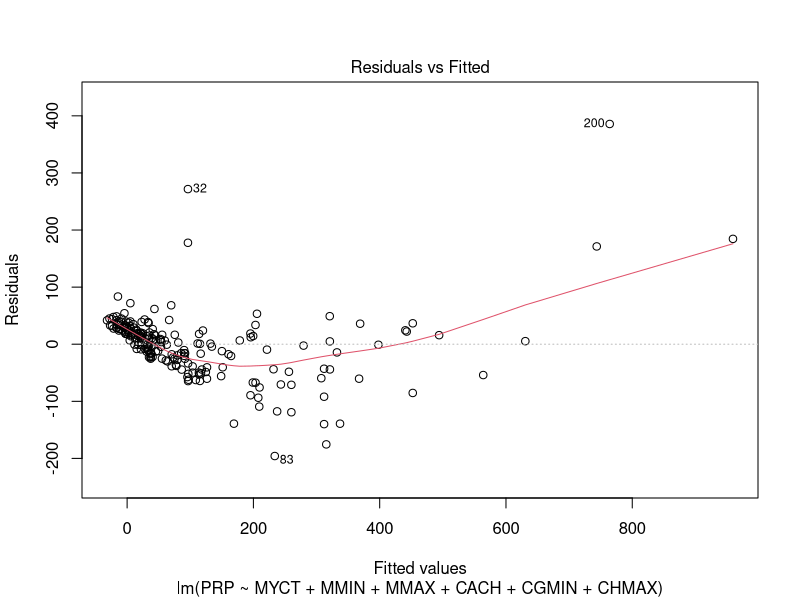
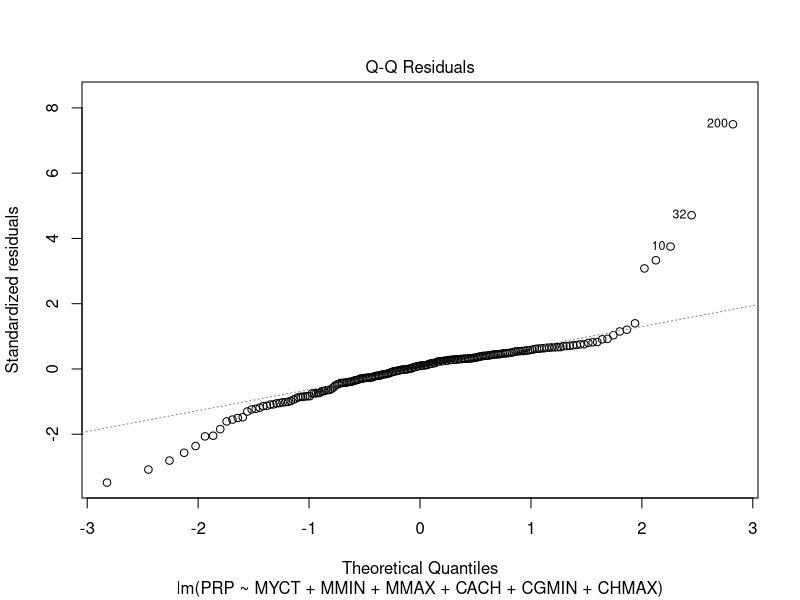
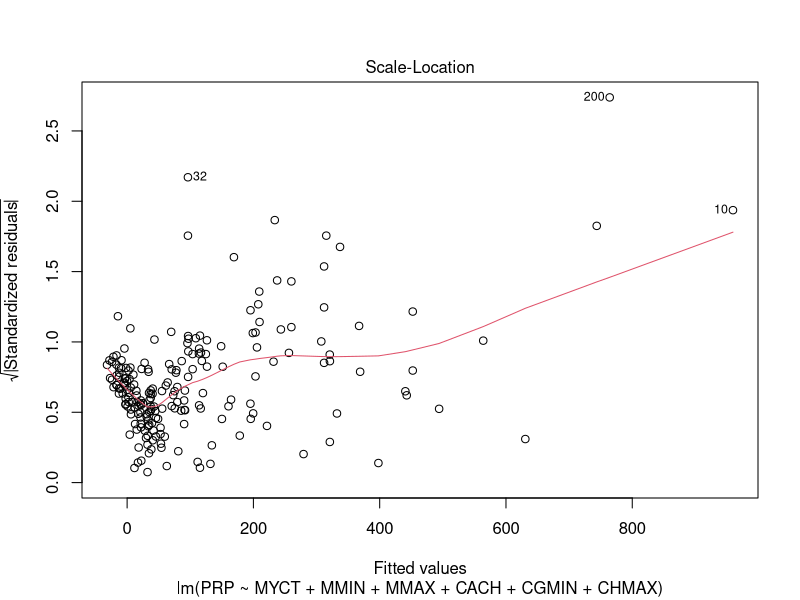
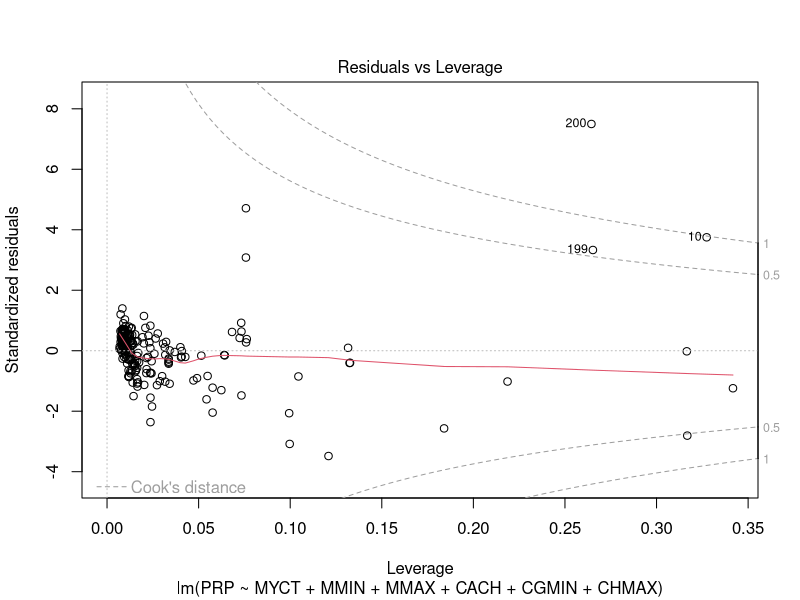
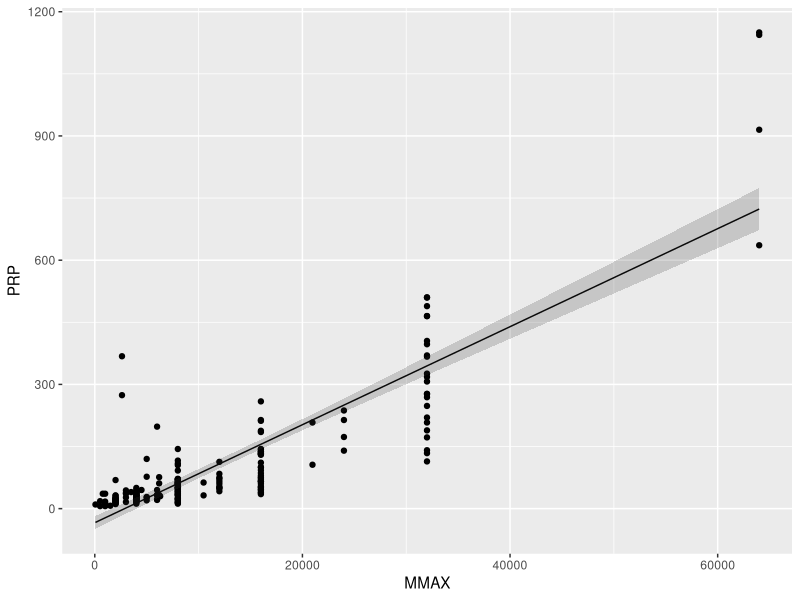
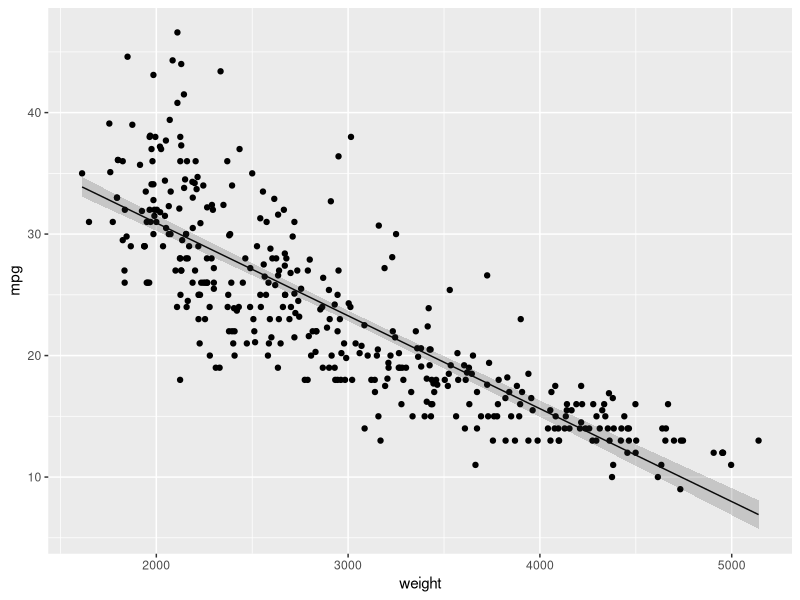
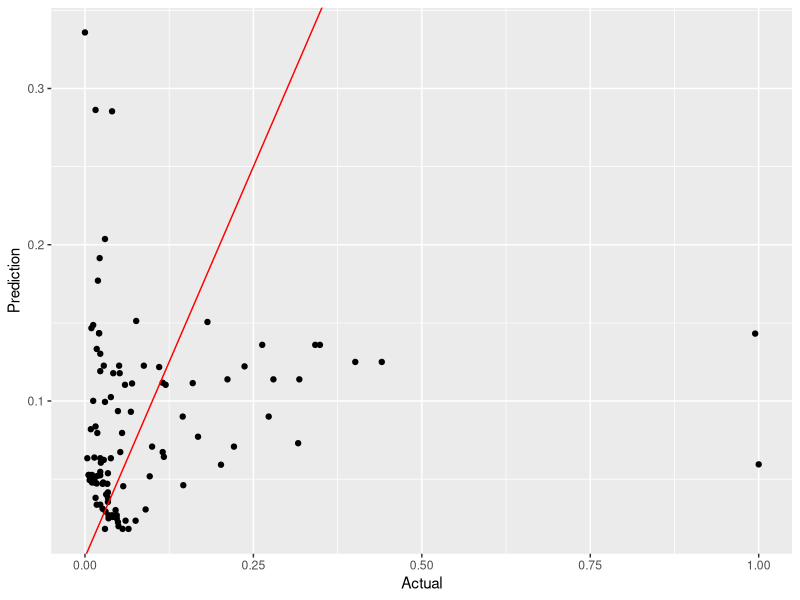

Recreate these plots in R, in order.
## ---- chunk 1
library(dplyr)
library(tidyr)
library(ggplot2)
library(FNN)
## ---- chunk 2
setwd(dirname(rstudioapi::getActiveDocumentContext()$path))

education_df = read.csv("EducationBis.txt", header = TRUE, sep = "\t", comment.char = "#")
## ---- chunk 3
setwd(dirname(rstudioapi::getActiveDocumentContext()$path))

computers_df = read.csv("Computers.txt", header = TRUE, sep = "\t"  , comment.char = "#")
## ---- chunk 4
setwd(dirname(rstudioapi::getActiveDocumentContext()$path))

cars_df = read.csv("Cars.txt", header = TRUE, sep = "\t", comment.char = "#")
## ---- chunk 5
cars_df_cleaned <- cars_df[!is.na(cars_df$horsepower),]
## ---- chunk 6
lm_education = lm(Wage ~ Education + Gender ,data = education_df)
summary(lm_education)
## ---- chunk 7
lm_computers = lm(PRP ~ MYCT + MMIN + MMAX + CACH + CGMIN + CHMAX, data = computers_df)
summary(lm_computers)
## ---- chunk 8
plot(lm_computers)
## ---- chunk 9
lm_computers = lm(PRP ~ MMAX, data = computers_df)
computers_df.predict = cbind(computers_df, predict(lm_computers, interval = 'confidence'))
ggplot(computers_df.predict, aes(x = MMAX, y = PRP)) +
  geom_point() +
  geom_line(aes(x = MMAX, y = fit)) +
  geom_ribbon(aes(ymin = lwr, ymax = upr), alpha = 0.2)
## ---- chunk 10
lm_cars = lm(mpg ~ cylinders + displacement + horsepower + weight + acceleration + year, data = cars_df_cleaned)
summary(lm_cars)
## ---- chunk 11
lm_cars = lm(mpg ~ weight, data = cars_df_cleaned)
cars_df_cleaned.predict = cbind(cars_df_cleaned, predict(lm_cars, interval = 'confidence'))
ggplot(cars_df_cleaned.predict, aes(x = weight, y = mpg)) +
  geom_point() +
  geom_line(aes(x = weight, y = fit)) +
  geom_ribbon(aes(ymin = lwr, ymax = upr), alpha = 0.2)
## ---- chunk 12
dist_L1_L2 = function(a, b, L2 = TRUE) {

  if (!is.vector(a) || !is.vector(b)) {
    return("a and b must be vectors!")
  }
  
  if (length(a) != length(b)) {
    return("a and b must be of equal length!")
  }
  
  if (L2) {
    diff = abs(a - b)**2
    return(sqrt(sum(diff)))
  } else {
  	  diff = abs(a - b)
  		return(sum(diff)) 
  }
}
## ---- chunk 13
computers_df_short = computers_df[, 3:9]
## ---- chunk 14
normalize = function(x) {
  (x - min(x)) / 
		(max(x) - min(x))
}
## ---- chunk 15
computers_df_norm = as.data.frame(lapply(computers_df_short, normalize))
## ---- chunk 16
n = nrow(computers_df_norm)
train = sample(1:n, size = n/2)
test = (1:n)[-train]
## ---- chunk 17
computers_train = computers_df_norm[train, -7]
computers_train_labels = computers_df_norm[test, 7]
computers_test = computers_df_norm[test, -7]
computers_test_labels = computers_df_norm[test, 7]
## ---- chunk 18
k_best = 0
mse_best = 10000 
for (k in 1:10) { # TODO Change to mess around as you want :)
  computers_knn =  knn.reg(
    train=computers_train, 
    test=computers_test,
    y = computers_train_labels,
    k = k
  )
  
  mse = mean((computers_knn$pred - computers_test_labels)^2)
  
  if (mse < mse_best) {
    mse_best = mse
    k_best = k
  }
}
computers_knn =  knn.reg(
  train=computers_train, 
  test=computers_test,
  y = computers_train_labels,
  k = k_best
)
mse = mean((computers_knn$pred - computers_test_labels)^2)
print(sprintf("Best k = %d with MSE = %f", k_best, mse))
## ---- chunk 19
computers_predicted = data.frame(Prediction = computers_knn$pred, Actual = computers_train_labels)
ggplot(computers_predicted, aes(x = Actual, y = Prediction)) +
  geom_point() +
  geom_abline(slope = 1, intercept = 0, color = "red")
